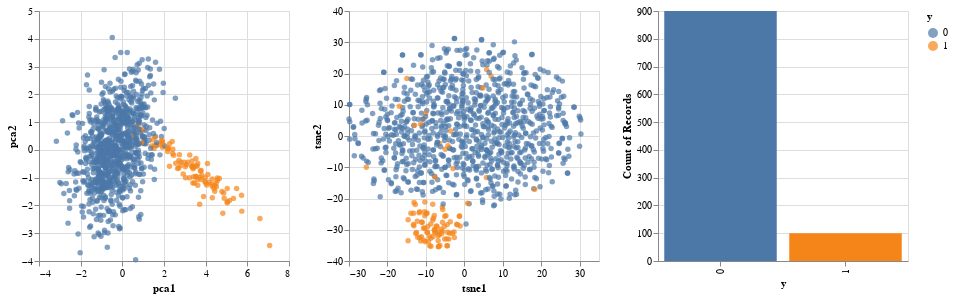

Notebook cell for this chart:
### Code cell
def plot_multidimensional(X, y):
    
    x_pca  = PCA(n_components=2).fit_transform(X)  # Compute PCA
    x_tsne = TSNE(random_state=0).fit_transform(X) # Compute TSNE
    
    df = pd.DataFrame({'pca1': x_pca[:, 0],  'pca2': x_pca[:, 1],
                      'tsne1': x_tsne[:, 0], 'tsne2': x_tsne[:, 1],
                      "y": y})
    
    brush = alt.selection(type='interval', resolve='global')
    
    scatter = alt.Chart(df).mark_circle().encode(
        color=alt.condition(brush, 'y:N', alt.ColorValue('lightgray')),
    ).add_selection(
        brush
    ).properties(
        width=250,
        height=250
    )
    
    bars = alt.Chart(df).mark_bar().encode(
        x='y:N', 
        y='count(y):Q',
        color='y:N',
    ).transform_filter(
        brush
    ).properties(
        width=250,
        height=250
    )

    return scatter.encode(x='pca1', y='pca2') | scatter.encode(x='tsne1', y='tsne2') | bars

plot_multidimensional(X, y)

### Figure 1 — Vega-Lite specification as saved in the notebook (floating-point values rounded to 4 significant figures; data arrays with more than 128 entries replaced by an {"elided": "..."} marker saying what was removed)
{"config": {"view": {"continuousWidth": 400, "continuousHeight": 300}}, "hconcat": [{"mark": "circle", "encoding": {"color": {"condition": {"type": "nominal", "field": "y", "selection": "selector002"}, "value": "lightgray"}, "x": {"type": "quantitative", "field": "pca1"}, "y": {"type": "quantitative", "field": "pca2"}}, "height": 250, "selection": {"selector002": {"type": "interval", "resolve": "global"}}, "width": 250}, {"mark": "circle", "encoding": {"color": {"condition": {"type": "nominal", "field": "y", "selection": "selector002"}, "value": "lightgray"}, "x": {"type": "quantitative", "field": "tsne1"}, "y": {"type": "quantitative", "field": "tsne2"}}, "height": 250, "selection": {"selector002": {"type": "interval", "resolve": "global"}}, "width": 250}, {"mark": "bar", "encoding": {"color": {"type": "nominal", "field": "y"}, "x": {"type": "nominal", "field": "y"}, "y": {"type": "quantitative", "aggregate": "count", "field": "y"}}, "height": 250, "transform": [{"filter": {"selection": "selector002"}}], "width": 250}], "data": {"name": "data-b75367fa07878f87ffd8057b2e4bd6c5"}, "$schema": "https://vega.github.io/schema/vega-lite/v4.0.2.json", "datasets": {"data-b75367fa07878f87ffd8057b2e4bd6c5": {"elided": "1000 records"}}}
